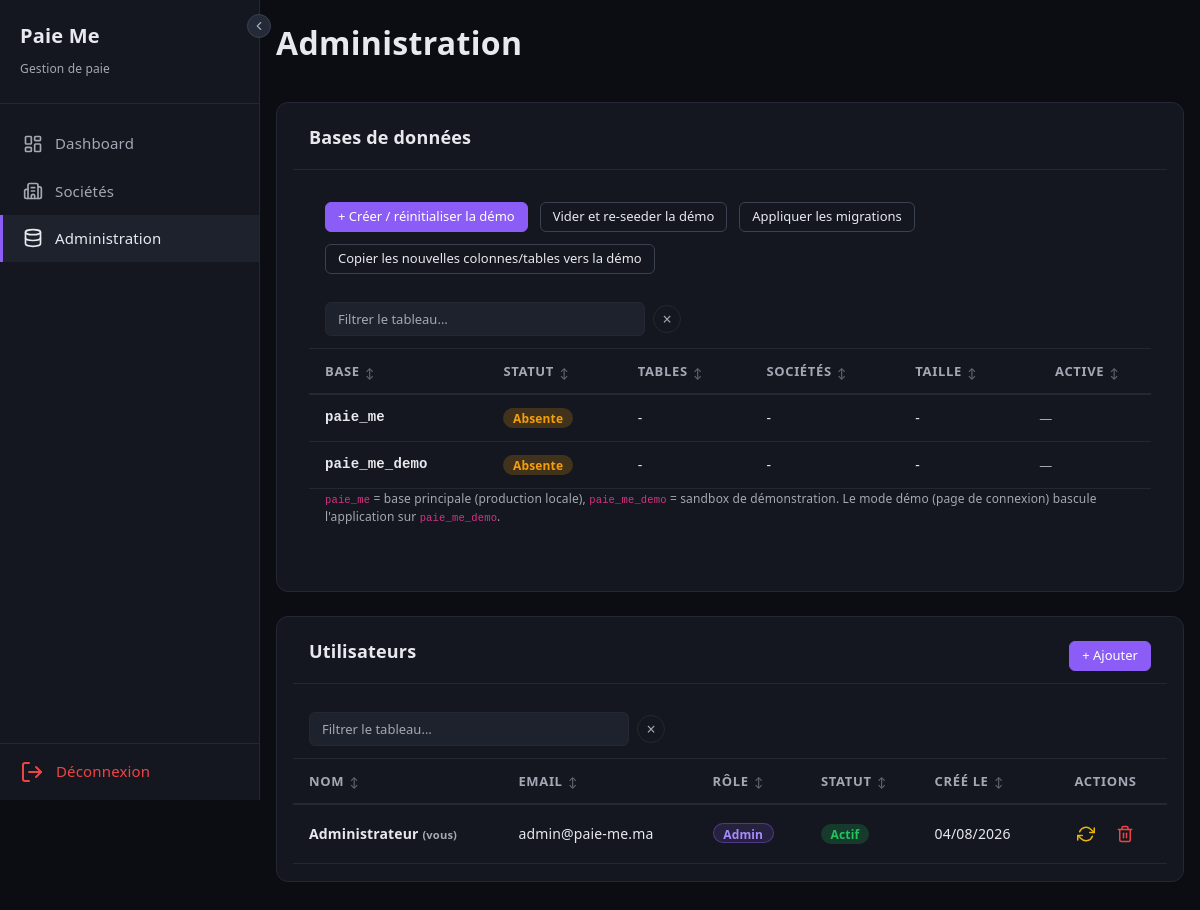
The page /admin (signed in) on the database its author committed.
### tables this page shows
CREATE TABLE IF NOT EXISTS users (
    id          INT UNSIGNED AUTO_INCREMENT PRIMARY KEY,
    nom         VARCHAR(100)    NOT NULL,
    email       VARCHAR(180)    NOT NULL UNIQUE,
    password    VARCHAR(255)    NOT NULL,
    role        ENUM('admin', 'gestionnaire') NOT NULL DEFAULT 'gestionnaire',
    actif       TINYINT(1)      NOT NULL DEFAULT 1,
    created_at  DATETIME        NOT NULL DEFAULT CURRENT_TIMESTAMP,
    updated_at  DATETIME        NOT NULL DEFAULT CURRENT_TIMESTAMP ON UPDATE CURRENT_TIMESTAMP
);

### controllers/AdminController.php (called while the page is built, shortened)
<?php
class AdminController extends Controller
{
    private PDO $db;
    public function __construct()
    {
        $this->db = Model::db();
    }
    public function index(): void
    {
        $this->render('admin/index.php', [
            'title'     => 'Administration',
            'databases' => $this->dbStatus(),
            'users'     => $this->users(),
        ]);
    }
    private function serverPdo(): PDO
    {
        $config = require __DIR__ . '/../config/database.php';
        return new PDO(
            "mysql:host={$config['host']};port={$config['port']};charset={$config['charset']}",
            $config['username'],
            $config['password'],
            [PDO::ATTR_ERRMODE => PDO::ERRMODE_EXCEPTION]
        );
    }
    private function dbStatus(): array
    {
        $config = require __DIR__ . '/../config/database.php';
        $server = $this->serverPdo();
        $demo = Model::demoDbName();
        $currentDemo = Session::get('demo_mode') ? true : false;
        $out = [];
        foreach ([$config['dbname'], $demo] as $dbname) {
            $exists = (int) $server->query(
                "SELECT COUNT(*) FROM information_schema.SCHEMATA WHERE SCHEMA_NAME = " . $server->quote($dbname)
            )->fetchColumn() > 0;
            $nbTables = '-';
            $nbSocietes = '-';
            $size = '-';
            $out[] = [
                'name'        => $dbname,
                'exists'      => $exists,
                'nb_tables'   => $nbTables,
                'nb_societes' => $nbSocietes,
                'size'        => $size,
                'current'     => $exists && (($dbname === $demo) === $currentDemo),
            ];
        }
        return $out;
    }
    private function users(): array
    {
        return $this->db->query(
            "SELECT id, nom, email, role, actif, created_at FROM users ORDER BY id"
        )->fetchAll();
    }
    protected function render(string $view, array $data = []): void
    {
        extract($data);
        require __DIR__ . '/../views/' . $view;
        require __DIR__ . '/../views/layout.php';
    }
}

### index.php (called while the page is built, shortened)
<?php
$method = $_SERVER['REQUEST_METHOD'];
$uri    = $_SERVER['REQUEST_URI'];
Router::dispatch($method, $uri);

### Core/Session.php (called while the page is built, shortened)
<?php
class Session
{
    public static function get(string $key, mixed $default = null): mixed
    {
        return $_SESSION[$key] ?? $default;
    }
}

### views/admin/index.php (the view, shortened to what this page needs)
<div class="card">
    <div class="card-header">
        <h3>Bases de données</h3>
    </div>
    <div class="card-body">
        <div style="display:flex; flex-wrap:wrap; gap:0.75rem; padding:0 1rem 1rem;">
            <form method="post" action="/paie-me/admin" class="inline-form" onsubmit="return confirm('Créer / réinitialiser la base démo (paie_me_demo) ?')">
                <button type="submit" class="btn btn-primary btn-sm">+ Créer / réinitialiser la démo</button>
            </form>
            <form method="post" action="/paie-me/admin" class="inline-form" onsubmit="return confirm('Vider et re-seeder la base démo ? Cette action efface toutes les données démo.')">
                <button type="submit" class="btn btn-secondary btn-sm">Vider et re-seeder la démo</button>
            </form>
            <form method="post" action="/paie-me/admin" class="inline-form" onsubmit="return confirm('Appliquer les migrations sur paie_me et paie_me_demo ?')">
                <button type="submit" class="btn btn-secondary btn-sm">Appliquer les migrations</button>
            </form>
            <form method="post" action="/paie-me/admin" class="inline-form" onsubmit="return confirm('Copier les nouvelles tables, colonnes et index de paie_me vers paie_me_demo ?')">
                <button type="submit" class="btn btn-secondary btn-sm">Copier les nouvelles colonnes/tables vers la démo</button>
            </form>
        </div>
        <div class="table-wrapper">
            <table>
                <thead>
                    <tr>
                        <th>Base</th>
                        <th>Statut</th>
                        <th>Tables</th>
                        <th>Sociétés</th>
                        <th>Taille</th>
                        <th>Active</th>
                    </tr>
                </thead>
                <tbody>
                    <?php foreach ($databases as $db): ?>
                    <tr>
                        <td style="font-weight:600; font-family:Consolas,monospace;"><?= htmlspecialchars($db['name']) ?></td>
                        <td>
                            <?php if ($db['exists']): ?>
                                <span class="badge badge-success">Existe</span>
                            <?php else: ?>
                                <span class="badge badge-warning">Absente</span>
                            <?php endif; ?>
                        </td>
                        <td><?= $db['nb_tables'] ?></td>
                        <td><?= $db['nb_societes'] ?></td>
                        <td><?= $db['size'] ?></td>
                        <td>
                            <?php if ($db['current']): ?>
                                <span class="badge badge-info" style="background:rgba(139,92,246,0.15); color:#a78bfa; border:1px solid rgba(139,92,246,0.4);">En cours</span>
                            <?php else: ?>
                                <span style="color:var(--text-muted); font-size:0.8125rem;">—</span>
                            <?php endif; ?>
                        </td>
                    </tr>
                    <?php endforeach; ?>
                </tbody>
            </table>
        </div>
        <p style="padding:0 1rem 1rem; color:var(--text-muted); font-size:0.75rem;">
            <code>paie_me</code> = base principale (production locale), <code>paie_me_demo</code> = sandbox de démonstration.
            Le mode démo (page de connexion) bascule l'application sur <code>paie_me_demo</code>.
        </p>
    </div>
</div>
<div class="card" style="margin-top:1.25rem;">
    <div class="card-header">
        <h3>Utilisateurs</h3>
        <button type="button" class="btn btn-primary btn-sm" data-bs-toggle="modal" data-bs-target="#ajoutUtilisateur">+ Ajouter</button>
    </div>
    <div class="table-wrapper">
        <table>
            <thead>
                <tr>
                    <th>Nom</th>
                    <th>Email</th>
                    <th>Rôle</th>
                    <th>Statut</th>
                    <th>Créé le</th>
                    <th>Actions</th>
                </tr>
            </thead>
            <tbody>
                <?php foreach ($users as $u): ?>
                <tr>
                    <td style="font-weight:600;">
                        <?= htmlspecialchars($u['nom']) ?>
                        <?php if ((int)$u['id'] === (int)\Core\Session::get('user_id')): ?>
                            <span style="color:var(--text-muted); font-size:0.7rem;">(vous)</span>
                        <?php endif; ?>
                    </td>
                    <td><?= htmlspecialchars($u['email']) ?></td>
                    <td>
                        <?php if ($u['role'] === 'admin'): ?>
                            <span class="badge badge-info" style="background:rgba(139,92,246,0.15); color:#a78bfa; border:1px solid rgba(139,92,246,0.4);">Admin</span>
                        <?php else: ?>
                            <span class="badge" style="background:var(--bg-elevated); color:var(--text); border:1px solid var(--border-strong);">Gestionnaire</span>
                        <?php endif; ?>
                    </td>
                    <td>
                        <?php if ($u['actif']): ?>
                            <span class="badge badge-success">Actif</span>
                        <?php else: ?>
                            <span class="badge badge-danger">Désactivé</span>
                        <?php endif; ?>
                    </td>
                    <td><?= date('d/m/Y', strtotime($u['created_at'])) ?></td>
                    <td>
                        <div class="table-actions">
                            <form method="post" action="/paie-me/admin" class="inline-form">
                                <button type="submit" class="btn-icon btn-edit" title="<?= $u['actif'] ? 'Désactiver' : 'Activer' ?>">
                                    <svg width="18" height="18" viewBox="0 0 24 24" fill="none" stroke="currentColor" stroke-width="2" stroke-linecap="round" stroke-linejoin="round"><polyline points="23 4 23 10 17 10"/><polyline points="1 20 1 14 7 14"/><path d="M3.51 9a9 9 0 0 1 14.85-3.36L23 10M1 14l4.64 4.36A9 9 0 0 0 20.49 15"/></svg>
                                </button>
                            </form>
                            <form method="post" action="/paie-me/admin" class="inline-form" onsubmit="return confirm('Supprimer cet utilisateur ?')">
                                <button type="submit" class="btn-icon btn-delete" title="Supprimer">
                                </button>
                            </form>
                        </div>
                    </td>
                </tr>
                <?php endforeach; ?>
            </tbody>
        </table>
    </div>
</div>

### Core/Router.php (shortened to what this page needs)
<?php
class Router
{
    private static array $routes = [];
    public static function get(string $uri, array $action): void
    {
        self::$routes['GET'][] = ['uri' => $uri, 'action' => $action];
    }
    public static function post(string $uri, array $action): void
    {
        self::$routes['POST'][] = ['uri' => $uri, 'action' => $action];
    }
    public static function dispatch(string $method, string $uri): void
    {
        $uri = parse_url($uri, PHP_URL_PATH);
        $uri = preg_replace('#^/paie-me#', '', $uri);
        $uri = trim($uri, '/');
        foreach (self::$routes[$method] ?? [] as $route) {
            $pattern = preg_replace('/\{(\w+)\}/', '(?P<$1>[^/]+)', $route['uri']);
            $pattern = '#^' . trim($pattern, '/') . '$#';
            if (preg_match($pattern, $uri, $matches)) {
                [$controller, $methodName] = $route['action'];
                $params = array_filter($matches, 'is_string', ARRAY_FILTER_USE_KEY);
                $instance = new $controller();
                call_user_func_array([$instance, $methodName], $params);
                return;
            }
        }
    }
}

### assets/css/style.css (style rules this page uses)
:root { --bg-primary: #0b0d12; --bg-surface: #14171f; --bg-hover: #1e222d; --bg-elevated: #252a38; --accent: #8b5cf6; --accent-hover: #a78bfa; --accent-60: rgba(139,92,246,0.18); --accent-70: rgba(139,92,246,0.30); --text: #e8e9ee; --text-muted: #a3a8b4; --secondary: #6B7280; --tertiary: #A78BFA; --border: #232834; --border-strong: #3a4150; --danger: #ef4444; --success: #22c55e; --warning: #f59e0b; --on-primary: #0b0d12; --on-accent: #ffffff; color-scheme: dark !important; }
* { margin: 0; padding: 0; box-sizing: border-box; color-scheme: dark !important; }
body { font-family: system-ui, -apple-system, 'Segoe UI', sans-serif; background: var(--bg-primary); color: var(--text); min-height: 100vh; font-weight: 400; font-size: 0.9375rem; line-height: 1.55; letter-spacing: 0.01em; }
h1, h2, h3, h4, h5, h6 { font-weight: 800; letter-spacing: 0.01em; }
.btn { display: inline-flex; align-items: center; gap: 0.5rem; padding: 0.5rem 1rem; border: none; border-radius: 6px; font-size: 0.875rem; font-weight: 500; cursor: pointer; transition: all 0.2s; text-decoration: none; height: 36px; }
.btn-primary { background: var(--accent); color: #fff; border: 1px solid var(--accent); }
.btn-secondary { background: var(--bg-surface); color: var(--text); border: 1px solid var(--border-strong); }
.btn-sm { padding: 0.375rem 0.75rem; font-size: 0.8125rem; height: 30px; }
.btn-icon { display: inline-flex; align-items: center; justify-content: center; padding: 0.35rem; background: transparent; color: var(--text-muted); border: none; border-radius: 5px; cursor: pointer; transition: all 0.2s; line-height: 1; width: 34px; height: 34px; text-decoration: none; }
.btn-icon.btn-edit { color: #eab308; }
.btn-icon.btn-delete { color: #ef4444; }
.card { background: var(--bg-surface); border: 1px solid var(--border); border-radius: 12px; padding: 1rem; margin-bottom: 1.5rem; color: var(--text); }
.card-header { display: flex; justify-content: space-between; align-items: center; margin-bottom: 1rem; padding-bottom: 0.75rem; border-bottom: 1px solid var(--border); }
.card-header h3 { font-size: 1.125rem; font-weight: 800; }
.table-wrapper { overflow-x: auto; padding-bottom: 1px; }
table { width: 100%; border-collapse: collapse; background: var(--bg-surface); }
table thead th { text-align: left; padding: 0.75rem 1rem; font-size: 0.8125rem; font-weight: 600; color: var(--text-muted); text-transform: uppercase; letter-spacing: 0.05em; border-bottom: 2px solid var(--border); }
table thead th:last-child { text-align: center; }
table tbody td { padding: 0.75rem 1rem; border-bottom: 1px solid var(--border); font-size: 0.875rem; color: var(--text); white-space: nowrap; }
.table-actions { display: flex; align-items: center; justify-content: center; gap: 0.35rem; white-space: nowrap; }
.badge { display: inline-block; padding: 0.2rem 0.6rem; border-radius: 9999px; font-size: 0.75rem; font-weight: 600; height: 20px; line-height: 1.4; }
.badge-success { background: rgba(34, 197, 94, 0.2); color: var(--success); }
.badge-info { background: rgba(217, 70, 239, 0.2); color: #d946ef; }
.badge-warning { background: rgba(245, 158, 11, 0.2); color: var(--warning); }
.inline-form { display: inline; margin: 0; padding: 0; }
.inline-form button { cursor: pointer; }
table thead th.sortable { cursor: pointer; user-select: none; white-space: nowrap; }

### rows shown on the page
users: nom "Administrateur", shows "(vous)", email "admin@paie-me.ma", role "Admin", actif "Actif", created_at "04/08/2026"

### other values the page prints
$db['name'] "paie_me"
$db['nb_tables'] "-"
$db['nb_societes'] "-"
$db['size'] "-"
$db['name'] "paie_me_demo"
